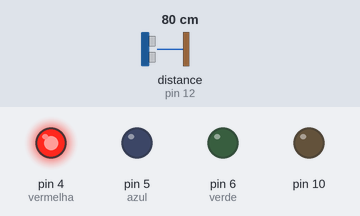
A sketch run on a simulated Arduino Uno, built with avr-gcc and run on an emulated ATmega328P. Shown: output pins drawn as LEDs (lit = HIGH). Wiring (inferred from the names in the program): ultrasonic range finder: trigger pin 13; echo pin 12. Inputs (shaded band) come from the test bench; at power-on: distance to the obstacle (sensor on pin 12) 80 cm. The echo pulse lasts 58.3 µs per cm; pins used as bus, display or sensor lines are not drawn.

Above: at 1.2 s.
1.3 s: distance to the obstacle (sensor on pin 12) set to 22 cm
2.8 s: distance to the obstacle (sensor on pin 12) set to 18 cm
At 2.85 s:
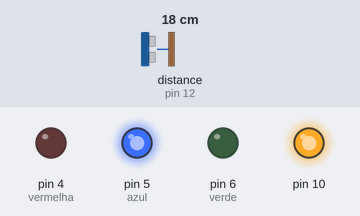
5.8 s: distance to the obstacle (sensor on pin 12) set to 12 cm
8.8 s: distance to the obstacle (sensor on pin 12) set to 9 cm
At 8.93 s:
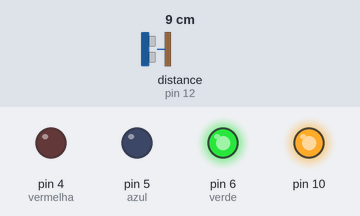
11.8 s: distance to the obstacle (sensor on pin 12) set to 35 cm
At 12.8 s:
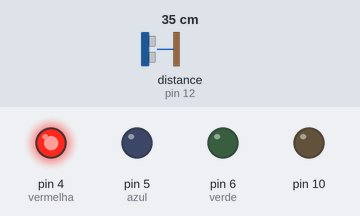
13.3 s: distance to the obstacle (sensor on pin 12) set to 2 cm
At 13.45 s:
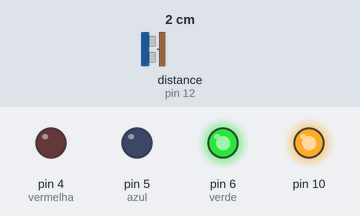
Timing chart, 0 to 16.3 s (numbered marks = the images above; inputs shaded):
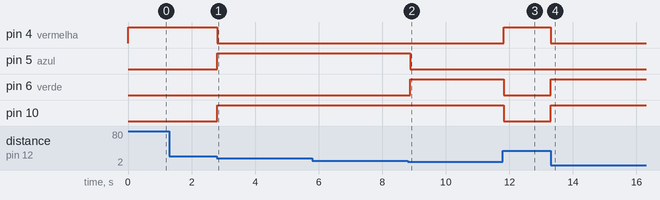

The sketch:

ultrassons.ino
```cpp
long CM_ultrassonic(int trigger, int echo){ // Trigger = Output , Echo = Input
  pinMode(trigger, OUTPUT);
  digitalWrite(trigger, LOW);
  delayMicroseconds(2);
  digitalWrite(trigger, HIGH);
  delayMicroseconds(10);
  digitalWrite(trigger, LOW);

  /*
  velocidade = espaço/tempo
  velocidade*tempo = espaco

  tempo = val
  velocidade = velocidade do som em micro-segundos = 0.0343

  então

  espaco = (velocidade*tempo)/2 , já que a onda vai e volta.
 */
  pinMode(echo, INPUT);
  long val = (pulseIn(echo, HIGH)*0.0343)/2;
  return val;

}
  int verde = 6;
  int azul = 5;
  int vermelha = 4;
void setup() {
  pinMode(10,OUTPUT);
  pinMode(verde,OUTPUT);
  pinMode(azul,OUTPUT);
  pinMode(vermelha,OUTPUT);

  Serial.begin(9600);
}

void loop() {
  int trigger = 13;
  int echo = 12;
  int dist =  CM_ultrassonic(trigger,echo);
  if(dist < 10){
    digitalWrite(verde,HIGH);
    digitalWrite(azul,LOW);
    digitalWrite(vermelha,LOW);
    digitalWrite(10,HIGH);
    delay(100);
    digitalWrite(10,LOW);
  }else if( dist >= 10  && dist < 20){
    digitalWrite(verde,LOW);
    digitalWrite(azul,HIGH);
    digitalWrite(vermelha,LOW);
    digitalWrite(10,HIGH);
    delay(100);
    digitalWrite(10,LOW);
  }else if(dist >= 20){
    digitalWrite(verde,LOW);
    digitalWrite(azul,LOW);
    digitalWrite(vermelha,HIGH);
  }
}
```

Measured:
- the behaviour switches between 21 and 20 cm on distance to the obstacle (sensor on pin 12) (found by bisection; images 0 and 1)
- the behaviour switches between 11 and 10 cm on distance to the obstacle (sensor on pin 12) (found by bisection; images 1 and 2)
- after the input at 1.3 s, every drawn part: stays the same
- after the input at 2.8 s, pin 4 (vermelha): HIGH → LOW at once; pin 5 (azul), pin 10: LOW → HIGH at once
- after the input at 8.8 s, pin 5 (azul): HIGH → LOW after 0.09 s; pin 6 (verde): LOW → HIGH after 0.09 s
- after the input at 11.8 s, pin 4 (vermelha): LOW → HIGH at once; pin 6 (verde), pin 10: HIGH → LOW at once
- after the input at 13.3 s, pin 4 (vermelha): HIGH → LOW at once; pin 6 (verde), pin 10: LOW → HIGH at once
